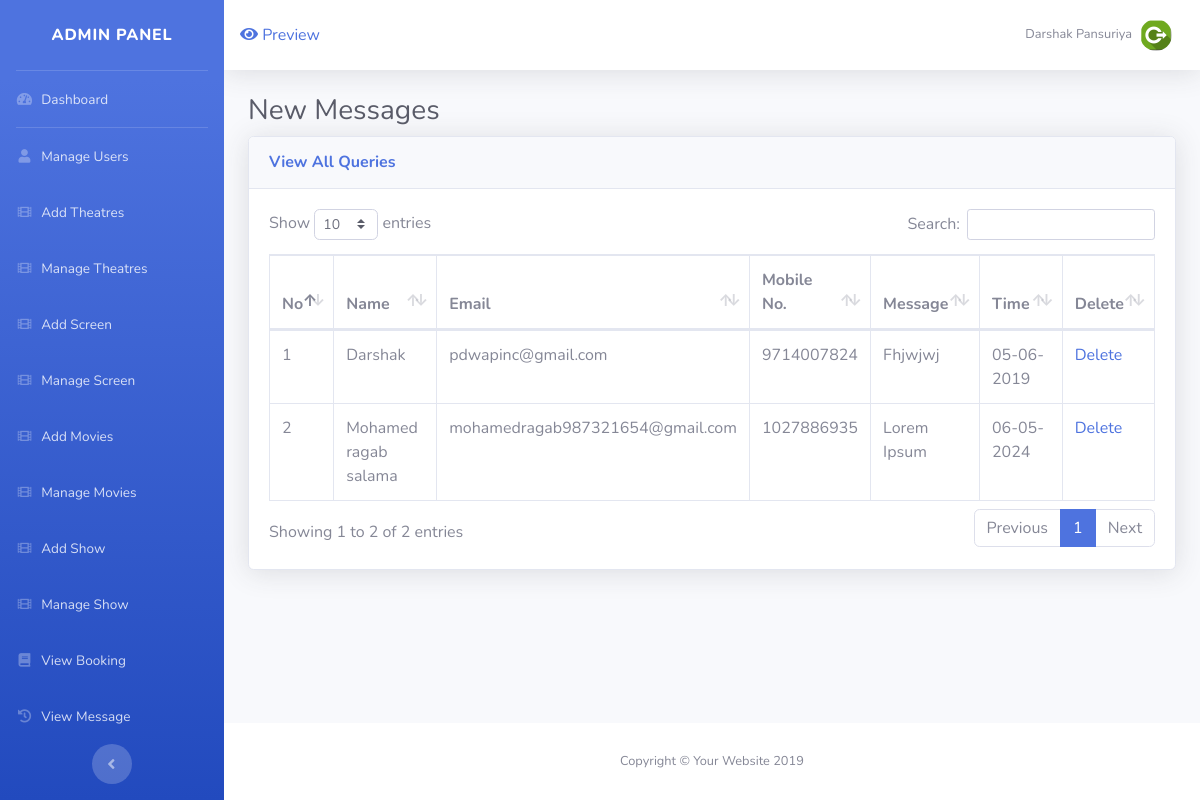
The app's page /admin/contact_manage.php (signed in) with its own data.
### tables this page shows
CREATE TABLE `contact` (
  `co_id` int(4) NOT NULL,
  `co_nm` varchar(20) NOT NULL,
  `co_mno` varchar(12) NOT NULL,
  `co_email` varchar(50) NOT NULL,
  `co_msg` longtext NOT NULL,
  `co_time` bigint(40) NOT NULL
);

### Models/Contact.php (the view, shortened to what this page needs)
<?php
    class Contact{
    public function recieveMessage(){
        include("../include/config.php");
        $sq=mysqli_query($con,"select * from contact");
        $co=1;
      while($row=mysqli_fetch_assoc($sq))
                    {
             $tt=date('d-m-Y',$row['co_time']);
                       echo'<tr>';
                     echo'<td>'.$co.'</td>';
                     echo'<td>'.$row['co_nm'].'</td>';
                     echo'<td>'.$row['co_email'].'</td>';
                     echo'<td>'.$row['co_mno'].'</td>';
                     echo'<td>'.$row['co_msg'].'</td>';
                     echo'<td>'.$tt.'</td>';
                   echo'<td><a href="contact_delete.php?id='.$row['co_id'].'&del=1 ">Delete</a></td>';
                   $co++;
                   }
    }
    }
?>

### records on screen
contact: co_nm "Darshak", co_email "pdwapinc@gmail.com", co_mno "9714007824", co_msg "Fhjwjwj", co_time "05-06-2019"
contact: co_nm "Mohamed ragab salama", co_email "mohamedragab987321654@gmail.com", co_mno "1027886935", co_msg "Lorem Ipsum", co_time "06-05-2024"

### other values on screen
$_SESSION['admin']['nm'] "Darshak Pansuriya"
